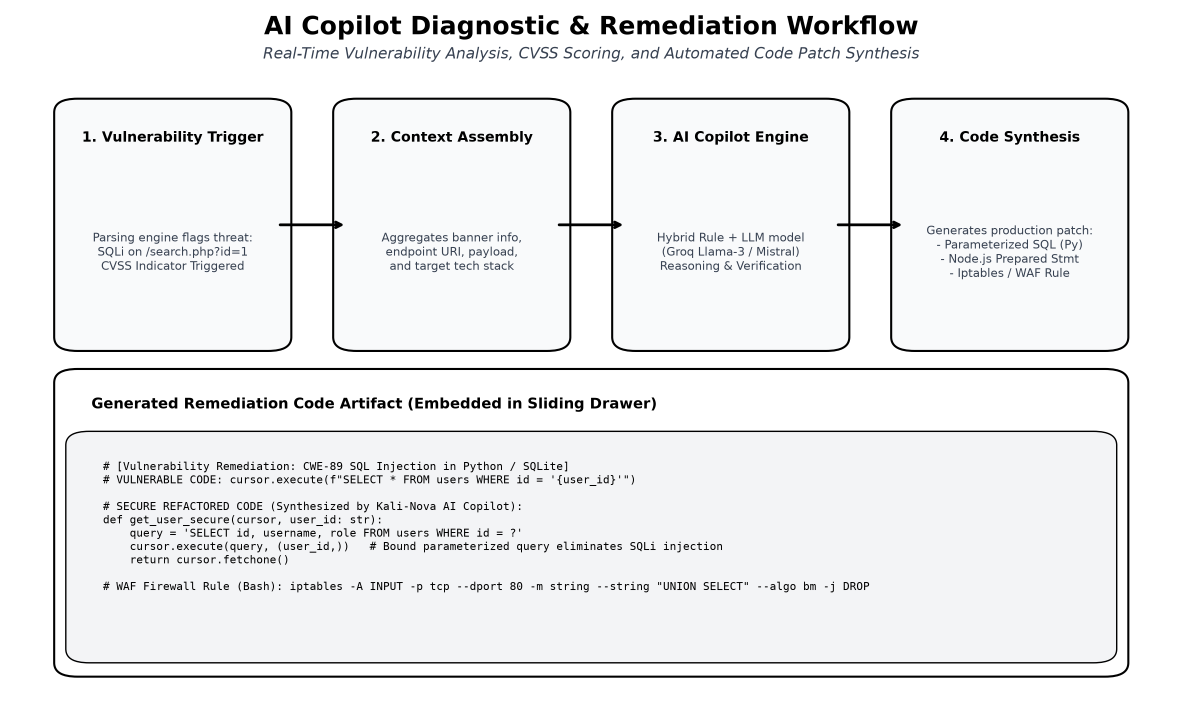
#> input picture docs/ai_copilot.png, 3547 x 2139 px, found by its file name (shown at 1/3 size); its folder holds only this picture in this run
$ python optimize_figures.py
#> lines starting #> are read from the running program, lines starting #| are printed output that depends on the picture
import os
import shutil
from PIL import Image

TARGET_DIRS = [
    r"c:\Users\ASUS\Desktop\Kali-Nova\docs",
    r"c:\Users\ASUS\Desktop\Kali-Nova\docs\figures",
    r"c:\Users\ASUS\Desktop\Kali-Nova\report_images"
]

MAX_WIDTH = 1600

def optimize_pngs():
    total_orig = 0
    total_opt = 0
    count = 0

    for d in TARGET_DIRS:
        if not os.path.exists(d):
            continue
        print(f"\n--- Optimizing images in {d} ---")
        for fname in sorted(os.listdir(d)):
            if not fname.lower().endswith(".png"):
                continue

            fpath = os.path.join(d, fname)
            orig_size = os.path.getsize(fpath)
            total_orig += orig_size

            with Image.open(fpath) as img:
#> img is the input picture: PIL image 3547x2139 RGBA; mean R, G, B, A 237.9, 238.5, 239.4, 255
                w, h = img.size
#> w = 3547; h = 2139
                if w > MAX_WIDTH:
                    new_w = MAX_WIDTH
                    new_h = int(h * (MAX_WIDTH / w))
#> new_h = 964
                    img_resized = img.resize((new_w, new_h), Image.Resampling.LANCZOS)
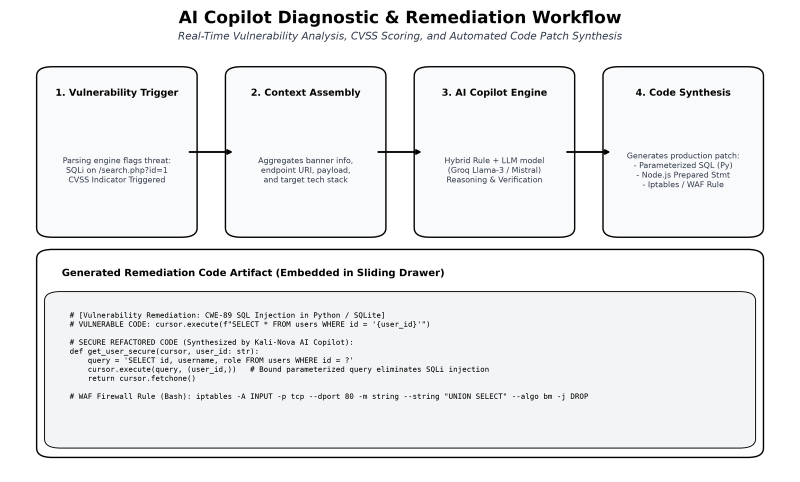
#> img_resized: PIL image 1600x964 RGBA (shown at 1/2 size); mean R, G, B, A 237.8, 238.5, 239.4, 255
                else:
                    img_resized = img.copy()

                # Save optimized
                img_resized.save(fpath, format="PNG", optimize=True)

            opt_size = os.path.getsize(fpath)
            total_opt += opt_size
            count += 1
            print(f"  {fname:32} {w}x{h} -> {img_resized.size[0]}x{img_resized.size[1]} | {orig_size/1024:.1f}KB -> {opt_size/1024:.1f}KB (saved {(orig_size-opt_size)/orig_size*100:.1f}%)")
#|   ai_copilot.png                   3547x2139 -> 1600x964 | 330.2KB -> 340.4KB (saved -3.1%)

        # Create paper aliases in docs if they don't exist or to ensure match
        if d.endswith("docs") or d.endswith("docs\\figures"):
            arch_src = os.path.join(d, "system_architecture.png")
            arch_dst = os.path.join(d, "architecture_diagram.png")
            if os.path.exists(arch_src):
                shutil.copy2(arch_src, arch_dst)
                print(f"  Created alias: architecture_diagram.png -> system_architecture.png")

            st_src = os.path.join(d, "tool_execution_workflow.png")
            st_dst = os.path.join(d, "state_transition_diagram.png")
            if os.path.exists(st_src):
                shutil.copy2(st_src, st_dst)
                print(f"  Created alias: state_transition_diagram.png -> tool_execution_workflow.png")

    print("\n" + "="*50)
    print(f"Processed {count} images.")
    print(f"Total size before: {total_orig / (1024*1024):.2f} MB")
    print(f"Total size after:  {total_opt / (1024*1024):.2f} MB")
    print(f"Total bandwidth/compile memory saved: {(total_orig - total_opt) / (1024*1024):.2f} MB")
    print("="*50)

if __name__ == "__main__":
    optimize_pngs()
